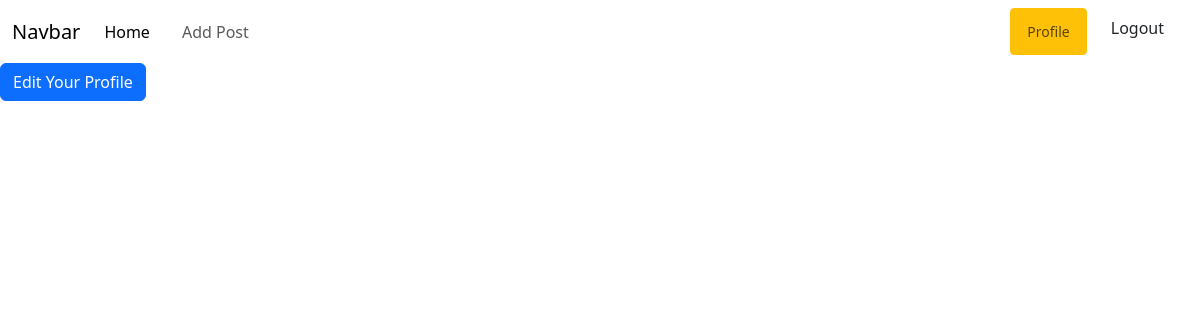
/author/profile/ (signed in), run on an earlier commit of the app's database.
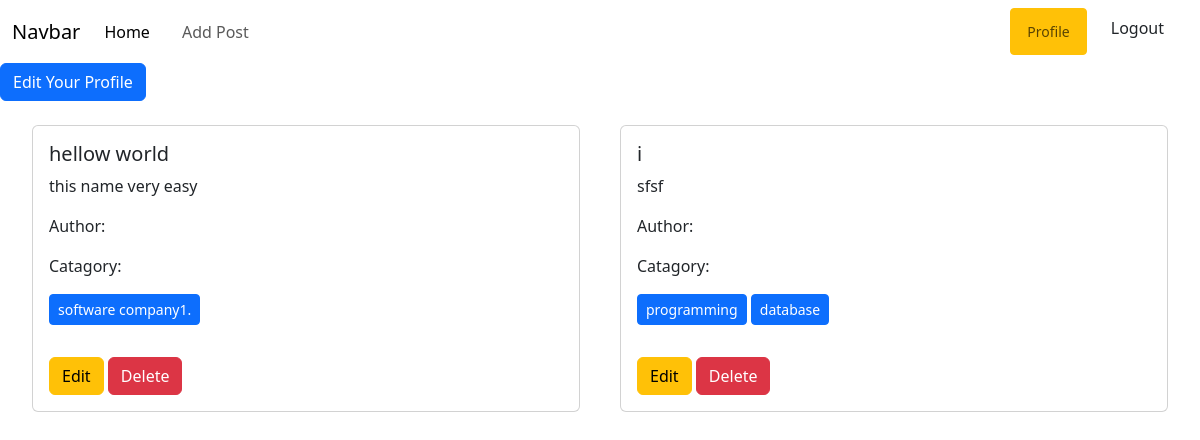
And on a later commit of the database.
### posts/models.py (models this page shows, shortened)
class post(models.Model):
    title = models.CharField(max_length=50)
    content = models.TextField()
    category = models.ManyToManyField(catagori) # ekta post multiple categorir moddhe thakte pare abar ekta categorir moddhe multiple post thakte pare
    author = models.ForeignKey(User, on_delete=models.CASCADE)

### catagories/models.py (models this page shows)
class catagori(models.Model):
    name = models.CharField(max_length=100)
    slug = models.SlugField(max_length=100, unique=True, null=True, blank=True)
    def __str__(self):
        return f"{self.name}"

### authors/views.py (the view)
# urls.py: path('profile/',profilepage,name='profile_page'),
@login_required
def profilepage(request):
    data = post.objects.filter(author = request.user)
    return render(request,'profile.html',{'data':data})

### authors/templates/profile.html
{% extends "base.html" %}
{% load crispy_forms_tags %}
 {% block content %}
 <div>
    <a class="btn btn-primary" href="{% url 'edit_profile_page' %}">
      Edit Your Profile</a>
<div class="row d-flex flex-wrap justify-content-center px-4 pt-4">
  {% for post in data %}
  <div class="col-sm-3 col-md-6">
      <div class="card mx-2">
        <div class="card-body">
          <h5 class="card-title">{{post.title}}</h5>
          <p class="card-text"> {{post.content}}</p>
          <p class="card-text"> Author: <b>{{post.author.first_name}}</b></p>
          <p class="card-text"> Catagory:
              <p  >{% for cat in post.category.all %}
                  <p class=" btn btn-primary btn-sm " disabled >  {{cat}} <b></b></p>
                  {% endfor %}
              </p>
          </p>
       <a href="{% url 'edit_page' post.id %} " class="btn btn-warning">Edit</a>
       <a href=" {% url 'delete_page' post.id %}" class="btn btn-danger">Delete</a>
        </div>
      </div>
    </div>
  {% endfor %}
</div>
  </div>
 {% endblock  %}

What changed in the data, as far as the page shows it:
added post: title "hellow world", content "this name very easy"
now on this page (row unchanged): catagori: name "software company1.", shown under "hellow world"
added post: title "i", content "sfsf"
now on this page (row edited): catagori: name "programming", shown under "i"
now on this page (row edited): catagori: name "database", shown under "i"
